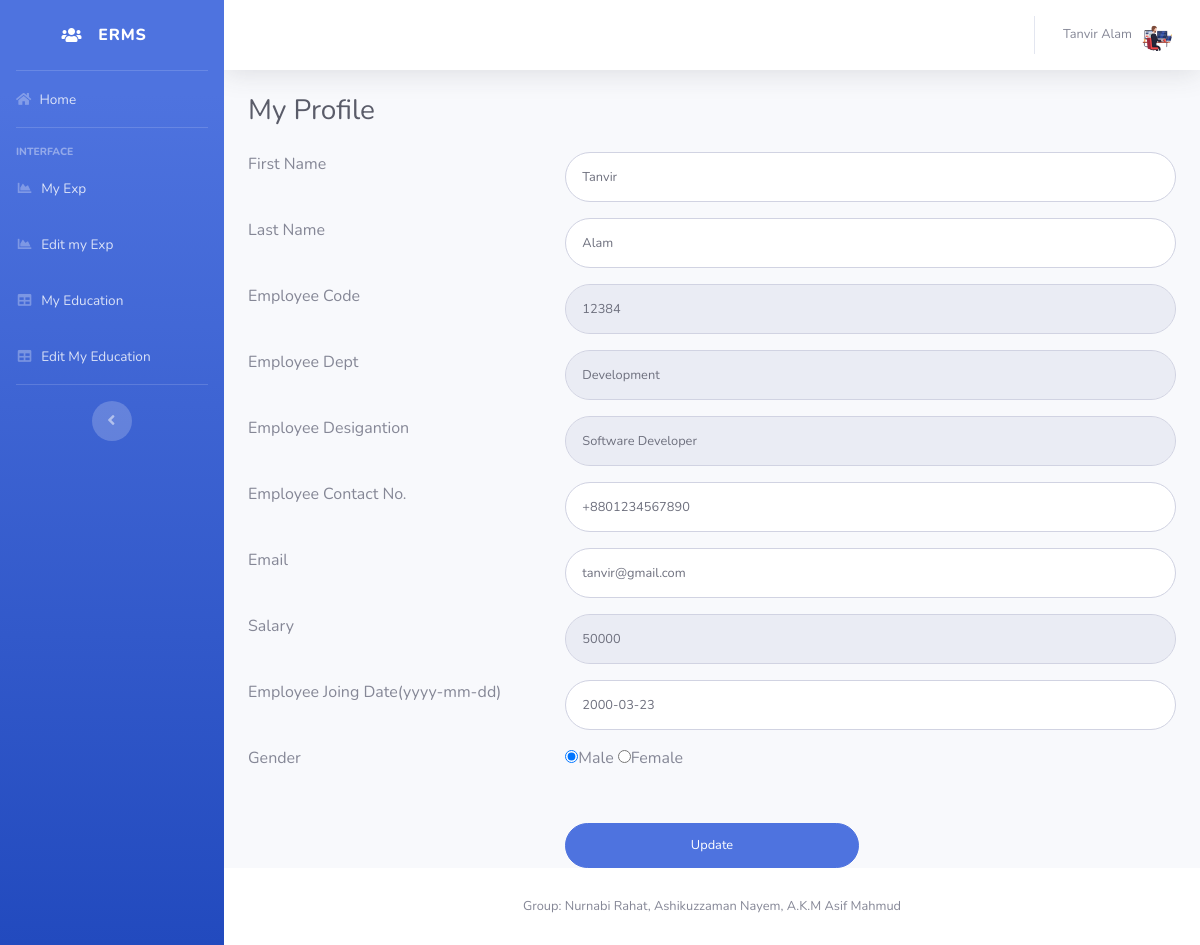
Page /myprofile.php (signed in) on the committed database.
### tables this page shows
CREATE TABLE `employeedetail` (
  `ID` int(11) NOT NULL,
  `Name` varchar(50) NOT NULL,
  `EmpFname` varchar(50) DEFAULT NULL,
  `EmpLName` varchar(50) NOT NULL,
  `EdID` varchar(5) DEFAULT NULL,
  `Designation` varchar(120) DEFAULT NULL,
  `EmpContactNo` varchar(15) DEFAULT NULL,
  `EmpGender` enum('Male','Female') DEFAULT NULL,
  `BirthDate` date DEFAULT NULL,
  `EmpJoingdate` date DEFAULT NULL,
  `PostingDate` timestamp NOT NULL DEFAULT current_timestamp()
);

CREATE TABLE `employee` (
  `s_no` int(20) NOT NULL,
  `EmpID` varchar(5) NOT NULL,
  `EmpEmail` varchar(30) NOT NULL,
  `EmpPassword` varchar(20) NOT NULL
);

CREATE TABLE `department` (
  `ID` int(10) NOT NULL,
  `Designation` varchar(20) NOT NULL,
  `Department` varchar(30) NOT NULL,
  `Salary` int(20) NOT NULL
);

### myprofile.php (the view, shortened to what this page needs)
<?php
include('includes/dbconnection.php');
if (strlen($_SESSION['uid']==0)) {
  header('location:logout.php');
  } else{
  ?>
<!DOCTYPE html>
<html lang="en">
<head>
  <link href="vendor/fontawesome-free/css/all.min.css" rel="stylesheet" type="text/css">
  <link href="css/sb-admin-2.min.css" rel="stylesheet">
</head>
<body id="page-top">
  <div id="wrapper">
  <?php include_once('includes/sidebar.php')?>
    <div id="content-wrapper" class="d-flex flex-column">
      <div id="content">
         <?php include_once('includes/header.php')?>
        <div class="container-fluid">
          <h1 class="h3 mb-4 text-gray-800">My Profile</h1>
<form class="user" method="post" action="">
  <?php
$eid=$_SESSION['uid'];
$ret=mysqli_query($con,"Select employee.EmpEmail,employeedetail.*,department.* From employee
INNER JOIN employeedetail ON employee.EmpID=employeedetail.EdID
INNER JOIN department ON employeedetail.Designation=department.Designation
where employee.EmpID='$eid'");
while ($row=mysqli_fetch_array($ret)) {
?>
    <div class="row">
        <div class="col-4 mb-3">First Name</div>
        <div class="col-8 mb-3">   <input type="text" class="form-control form-control-user" id="FirstName" name="FirstName" aria-describedby="emailHelp" required="true" value="<?php  echo $row['EmpFname'];?>"></div>
    </div>
    <div class="row">
      <div class="col-4 mb-3">Last Name </div>
      <div class="col-8 mb-3">  <input type="text" class="form-control form-control-user" id="LastName" name="LastName" aria-describedby="emailHelp" required="true" value="<?php  echo $row['EmpLName'];?>"></div>
    </div>
    <div class="row">
        <div class="col-4 mb-3">Employee Code </div>
        <div class="col-8 mb-3">
        <input type="text" class="form-control form-control-user" id="EdID" name="EdID" aria-describedby="emailHelp" required="true" value="<?php  echo $row['EdID'];?>" readonly="true"></div>
</div>
    <div class="row">
          <div class="col-4 mb-3">Employee Dept</div>
          <div class="col-8 mb-3">
          <input type="text" class="form-control form-control-user" id="EmpDept" name="EmpDept" aria-describedby="emailHelp" required="true" value="<?php  echo $row['Department'];?>" readonly="true"></div>
    </div>
    <div class="row">
        <div class="col-4 mb-3">Employee Desigantion</div>
        <div class="col-8 mb-3">
                      <input type="text" class="form-control form-control-user" id="Designation" name="Designation" aria-describedby="emailHelp" required="true" value="<?php  echo $row['Designation'];?>" readonly="true">
    </div></div>
                    <div class="row">
                      <div class="col-4 mb-3">Employee Contact No.</div>
                    <div class="col-8 mb-3">
                      <input type="text" class="form-control form-control-user" id="EmpContactNo" name="EmpContactNo" aria-describedby="emailHelp" required="true" value="<?php  echo $row['EmpContactNo'];?>">
                    </div></div>
                    <div class="row">
                    <div class="col-4 mb-3">Email</div>
                   <div class="col-8 mb-3">
                      <input type="email" class="form-control form-control-user" id="Email" name="Email" aria-describedby="emailHelp" placeholder="Enter Email Address..." required="true" value="<?php  echo $row['EmpEmail'];?>" >
                    </div></div>
                    <div class="row">
                      <div class="col-4 mb-3">Salary</div>
                      <div class="col-8 mb-3">
                      <input type="text" class="form-control form-control-user" id="salary" name="salary" aria-describedby="emailHelp" required="true" value="<?php  echo $row['Salary'];?>" readonly="true">
                    </div></div>
                    <div class="row">
                      <div class="col-4 mb-3">Employee Joing Date(yyyy-mm-dd)</div>
                    <div class="col-8  mb-3">
                      <input type="text" class="form-control form-control-user" value="<?php  echo $row['EmpJoingdate'];?>" id="jDate" name="EmpJoingdate" aria-describedby="emailHelp">
                    </div></div>
                    <div class="row">
                      <div class="col-4 mb-3">Gender</div>
                    <div class="col-4 mb-3">
<?php if($row['EmpGender']=="Male")
{?>
                      <input type="radio" id="gender" name="gender" value="Male" checked="true">Male
                     <input type="radio" name="gender" value="Female">Female
                   <?php }   else if($row['EmpGender']=="Female") {?>
 <input type="radio" id="gender" name="gender" value="Male" >Male
  <input type="radio" name="gender" value="Female" checked="true">Female
                   <?php } else { ?>
 <input type="radio" id="gender" name="gender" value="Male" >Male
  <input type="radio" name="gender" value="Female">Female
                   <?php } ?>
                    </div></div>
<?php } ?>
                    <div class="row" style="margin-top:4%">
                      <div class="col-4"></div>
                      <div class="col-4">
                      <input type="submit" name="submit"  value="Update" class="btn btn-primary btn-user btn-block">
                    </div>
                    </div>
                  </form>
        </div>
      </div>
   <?php include_once('includes/footer.php');?>
    </div>
  </div>
</body>
</html>
<?php }  ?>

### includes/sidebar.php
  <ul class="navbar-nav bg-gradient-primary sidebar sidebar-dark accordion" id="accordionSidebar">
      <a class="sidebar-brand d-flex align-items-center justify-content-center" href="myprofile.php">
        <i class="fa fa-users" aria-hidden="true"></i>
        <div class="sidebar-brand-text mx-3">ERMS </div>
      </a>
      <hr class="sidebar-divider my-0">
      <li class="nav-item">
        <a class="nav-link" href="welcome.php">
          <i class="fa fa-home"></i>
          <span>Home</span></a>
      </li>
      <hr class="sidebar-divider">
      <div class="sidebar-heading">
        Interface
      </div>
      <li class="nav-item">
        <a class="nav-link" href="myexp.php">
          <i class="fas fa-fw fa-chart-area"></i>
          <span>My Exp</span></a>
      </li>
       <li class="nav-item">
        <a class="nav-link" href="editmyexp.php">
          <i class="fas fa-fw fa-chart-area"></i>
          <span>Edit my Exp</span></a>
      </li>
      <li class="nav-item">
        <a class="nav-link" href="myeducation.php">
          <i class="fas fa-fw fa-table"></i>
          <span>My Education</span></a>
      </li>
<li class="nav-item">
        <a class="nav-link" href="editmyeducation.php">
          <i class="fas fa-fw fa-table"></i>
          <span>Edit My Education</span></a>
      </li>
      <hr class="sidebar-divider d-none d-md-block">
      <div class="text-center d-none d-md-inline">
        <button class="rounded-circle border-0" id="sidebarToggle"></button>
      </div>
    </ul>

### includes/header.php (shortened to what this page needs)
 <nav class="navbar navbar-expand navbar-light bg-white topbar mb-4 static-top shadow">
          <ul class="navbar-nav ml-auto">
            <li class="nav-item dropdown no-arrow">
              <a class="nav-link dropdown-toggle" href="#" id="userDropdown" role="button" data-toggle="dropdown" aria-haspopup="true" aria-expanded="false">
<?php
$empid=$_SESSION['uid'];
$ret=mysqli_query($con,"select EmpFname,EmpLname from employeedetail where EdID='$empid'");
$row=mysqli_fetch_array($ret);
$fname=$row['EmpFname'];
$lname=$row['EmpLname'];
?>
                <span class="mr-2 d-none d-lg-inline text-gray-600 small"><?php echo $fname." ".$lname; ?></span>
                <img class="img-profile rounded-circle" src="jpgs/emp2.png">
              </a>
            </li>
          </ul>
        </nav>

### includes/footer.php
<footer class="sticky-footer bg-white">
     <div class="container my-auto">
       <div class="copyright text-center my-auto">
         <span>Group: Nurnabi Rahat, Ashikuzzaman Nayem, A.K.M Asif Mahmud</span>
       </div>
     </div>
   </footer>

### rows in the picture
employeedetail: EmpFname "Tanvir", EmpLName "Alam"
employee: FirstName "Tanvir", LastName "Alam", EdID "12384", EmpDept "Development", Designation "Software Developer", EmpContactNo "+8801234567890", Email "tanvir@gmail.com", salary "50000", EmpJoingdate "2000-03-23"
